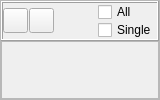
             <widget class="QFrame" name="chsFrame">
              <property name="minimumSize">
               <size>
                <width>160</width>
                <height>0</height>
               </size>
              </property>
              <property name="maximumSize">
               <size>
                <width>160</width>
                <height>16777215</height>
               </size>
              </property>
              <property name="frameShape">
               <enum>QFrame::StyledPanel</enum>
              </property>
              <property name="frameShadow">
               <enum>QFrame::Sunken</enum>
              </property>
              <layout class="QVBoxLayout" name="verticalLayout_12">
               <property name="spacing">
                <number>0</number>
               </property>
               <property name="leftMargin">
                <number>0</number>
               </property>
               <property name="topMargin">
                <number>0</number>
               </property>
               <property name="rightMargin">
                <number>0</number>
               </property>
               <property name="bottomMargin">
                <number>0</number>
               </property>
               <item>
                <widget class="QFrame" name="frame_6">
                 <property name="sizePolicy">
                  <sizepolicy hsizetype="Preferred" vsizetype="Fixed">
                   <horstretch>0</horstretch>
                   <verstretch>0</verstretch>
                  </sizepolicy>
                 </property>
                 <property name="minimumSize">
                  <size>
                   <width>100</width>
                   <height>40</height>
                  </size>
                 </property>
                 <property name="maximumSize">
                  <size>
                   <width>16777215</width>
                   <height>40</height>
                  </size>
                 </property>
                 <property name="autoFillBackground">
                  <bool>true</bool>
                 </property>
                 <property name="frameShape">
                  <enum>QFrame::Box</enum>
                 </property>
                 <property name="frameShadow">
                  <enum>QFrame::Raised</enum>
                 </property>
                 <layout class="QVBoxLayout" name="verticalLayout_8">
                  <property name="spacing">
                   <number>0</number>
                  </property>
                  <property name="leftMargin">
                   <number>0</number>
                  </property>
                  <property name="topMargin">
                   <number>0</number>
                  </property>
                  <property name="rightMargin">
                   <number>0</number>
                  </property>
                  <property name="bottomMargin">
                   <number>0</number>
                  </property>
                  <item>
                   <layout class="QHBoxLayout" name="horizontalLayout_6">
                    <property name="spacing">
                     <number>1</number>
                    </property>
                    <item>
                     <widget class="QPushButton" name="btnCkNon">
                      <property name="sizePolicy">
                       <sizepolicy hsizetype="Fixed" vsizetype="Fixed">
                        <horstretch>0</horstretch>
                        <verstretch>0</verstretch>
                       </sizepolicy>
                      </property>
                      <property name="minimumSize">
                       <size>
                        <width>25</width>
                        <height>25</height>
                       </size>
                      </property>
                      <property name="maximumSize">
                       <size>
                        <width>25</width>
                        <height>25</height>
                       </size>
                      </property>
                      <property name="text">
                       <string/>
                      </property>
                      <property name="icon">
                       <iconset resource="myrc.qrc">
                        <normaloff>:/images/ChkNon.png</normaloff>:/images/ChkNon.png</iconset>
                      </property>
                     </widget>
                    </item>
                    <item>
                     <widget class="QPushButton" name="btnCkAll">
                      <property name="sizePolicy">
                       <sizepolicy hsizetype="Fixed" vsizetype="Fixed">
                        <horstretch>0</horstretch>
                        <verstretch>0</verstretch>
                       </sizepolicy>
                      </property>
                      <property name="minimumSize">
                       <size>
                        <width>25</width>
                        <height>25</height>
                       </size>
                      </property>
                      <property name="maximumSize">
                       <size>
                        <width>25</width>
                        <height>25</height>
                       </size>
                      </property>
                      <property name="text">
                       <string/>
                      </property>
                      <property name="icon">
                       <iconset resource="myrc.qrc">
                        <normaloff>:/images/ChkAll.png</normaloff>:/images/ChkAll.png</iconset>
                      </property>
                     </widget>
                    </item>
                    <item>
                     <spacer name="horizontalSpacer">
                      <property name="orientation">
                       <enum>Qt::Horizontal</enum>
                      </property>
                      <property name="sizeType">
                       <enum>QSizePolicy::Expanding</enum>
                      </property>
                      <property name="sizeHint" stdset="0">
                       <size>
                        <width>13</width>
                        <height>22</height>
                       </size>
                      </property>
                     </spacer>
                    </item>
                    <item>
                     <layout class="QVBoxLayout" name="verticalLayout_11">
                      <property name="spacing">
                       <number>0</number>
                      </property>
                      <item>
                       <widget class="CustomCheckBox" name="ckAll">
                        <property name="maximumSize">
                         <size>
                          <width>40</width>
                          <height>16777215</height>
                         </size>
                        </property>
                        <property name="text">
                         <string>All</string>
                        </property>
                       </widget>
                      </item>
                      <item>
                       <widget class="CustomCheckBox" name="ckSng">
                        <property name="maximumSize">
                         <size>
                          <width>60</width>
                          <height>16777215</height>
                         </size>
                        </property>
                        <property name="text">
                         <string>Single</string>
                        </property>
                       </widget>
                      </item>
                     </layout>
                    </item>
                   </layout>
                  </item>
                 </layout>
                </widget>
               </item>
               <item>
                <widget class="QFrame" name="chsGridFrame">
                 <property name="minimumSize">
                  <size>
                   <width>30</width>
                   <height>30</height>
                  </size>
                 </property>
                 <property name="frameShape">
                  <enum>QFrame::StyledPanel</enum>
                 </property>
                 <property name="frameShadow">
                  <enum>QFrame::Raised</enum>
                 </property>
                </widget>
               </item>
              </layout>
             </widget>
